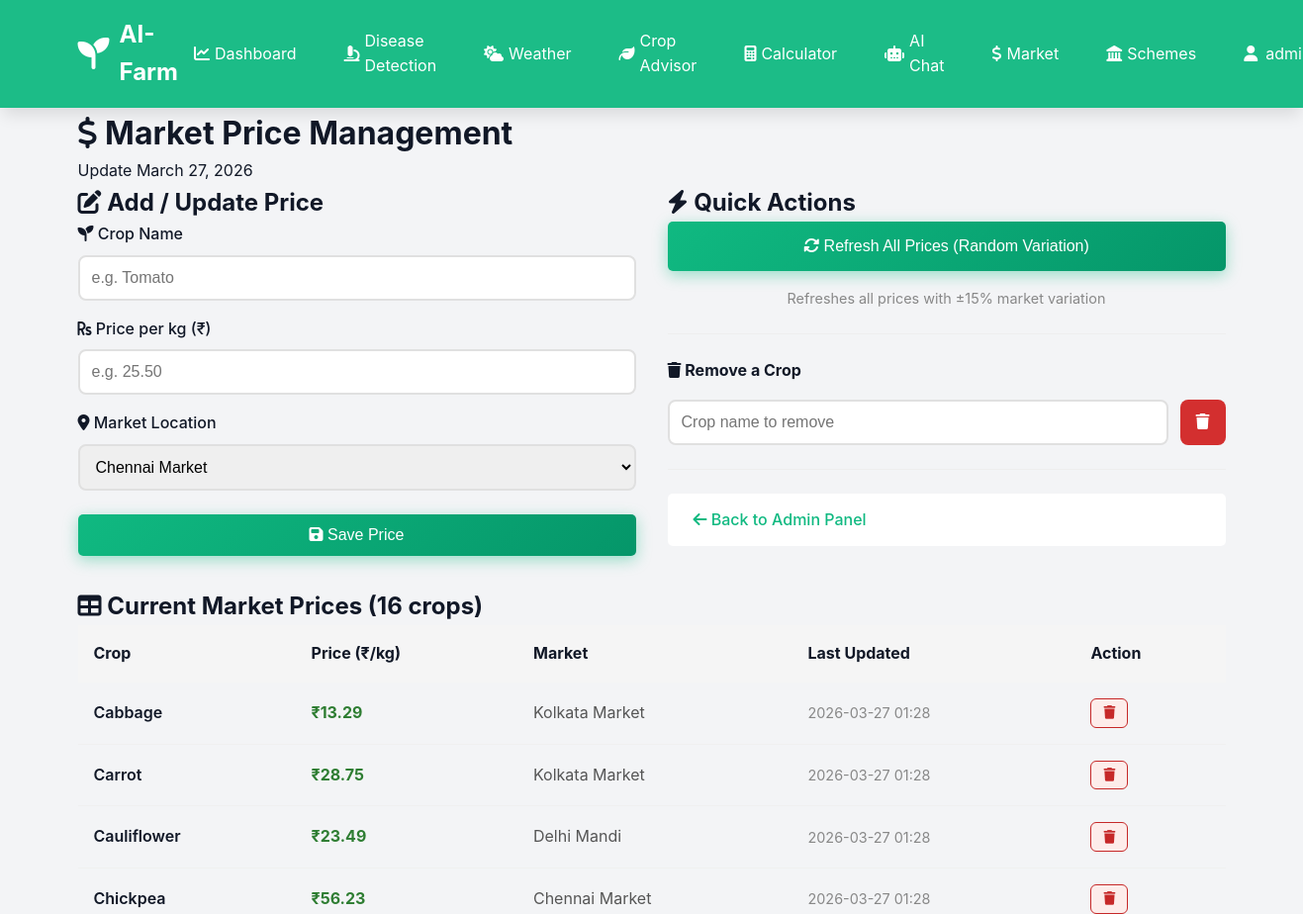
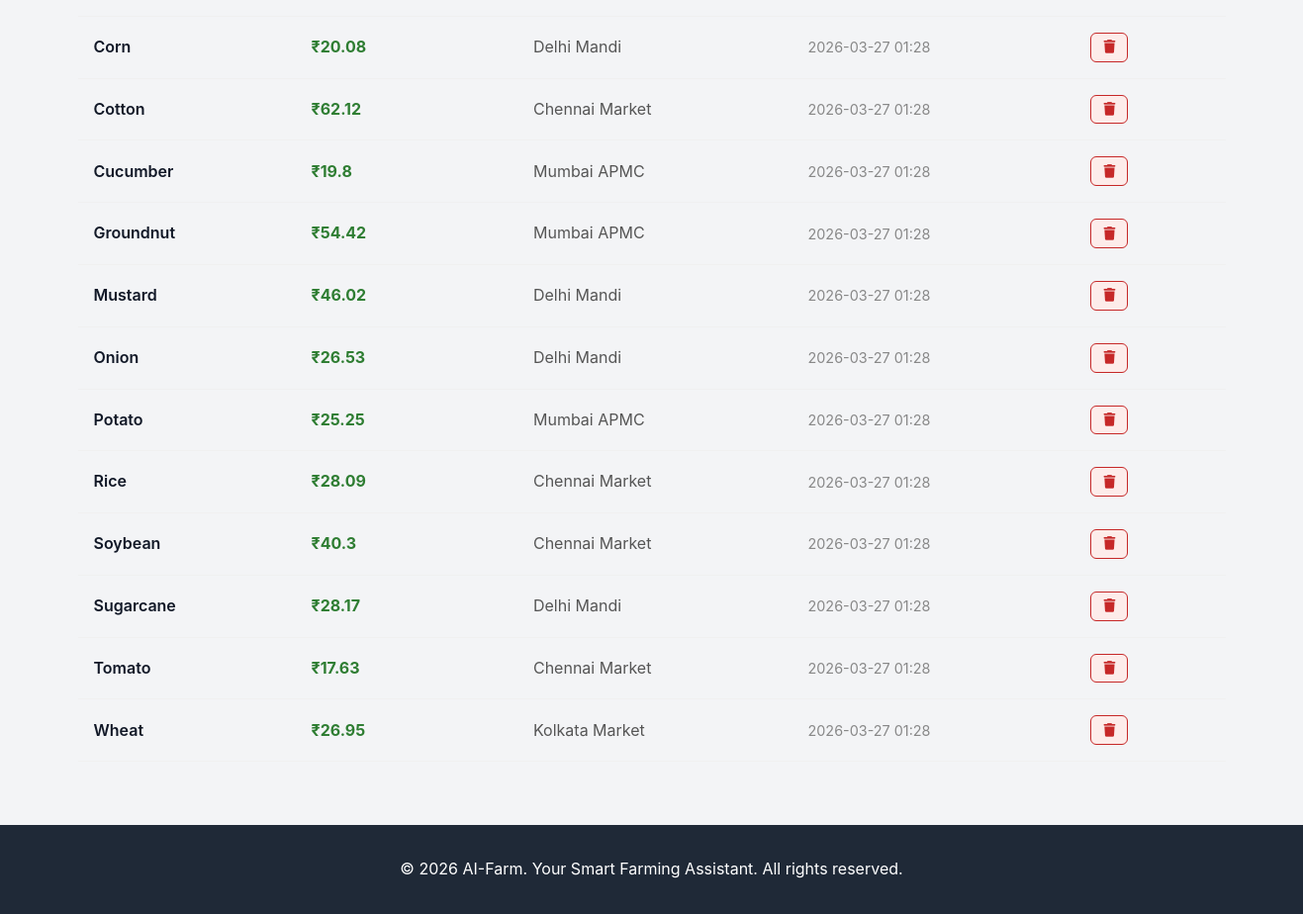
The page /admin/market-prices (signed in) on the database as committed earlier (2 pictures, top to bottom).
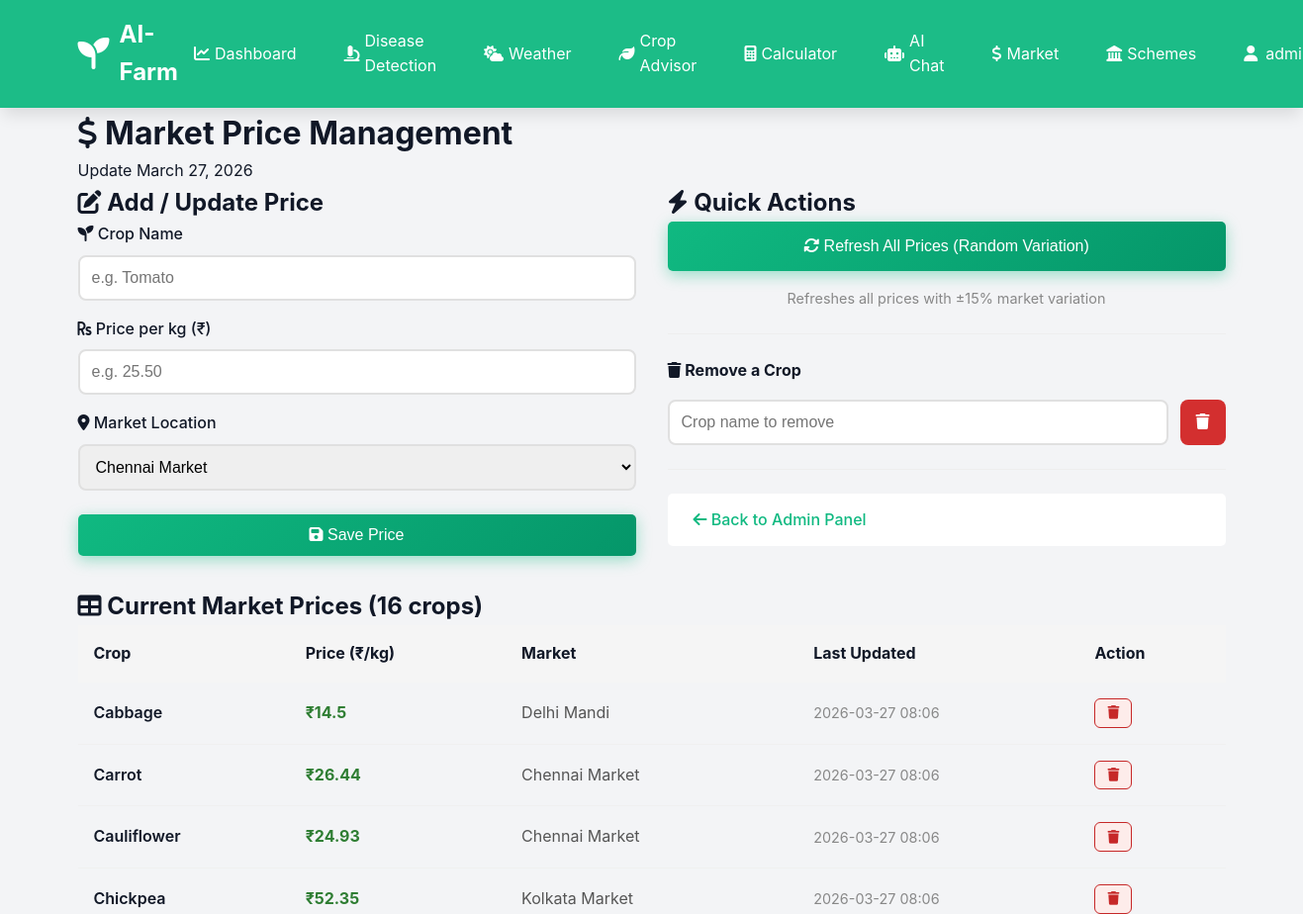
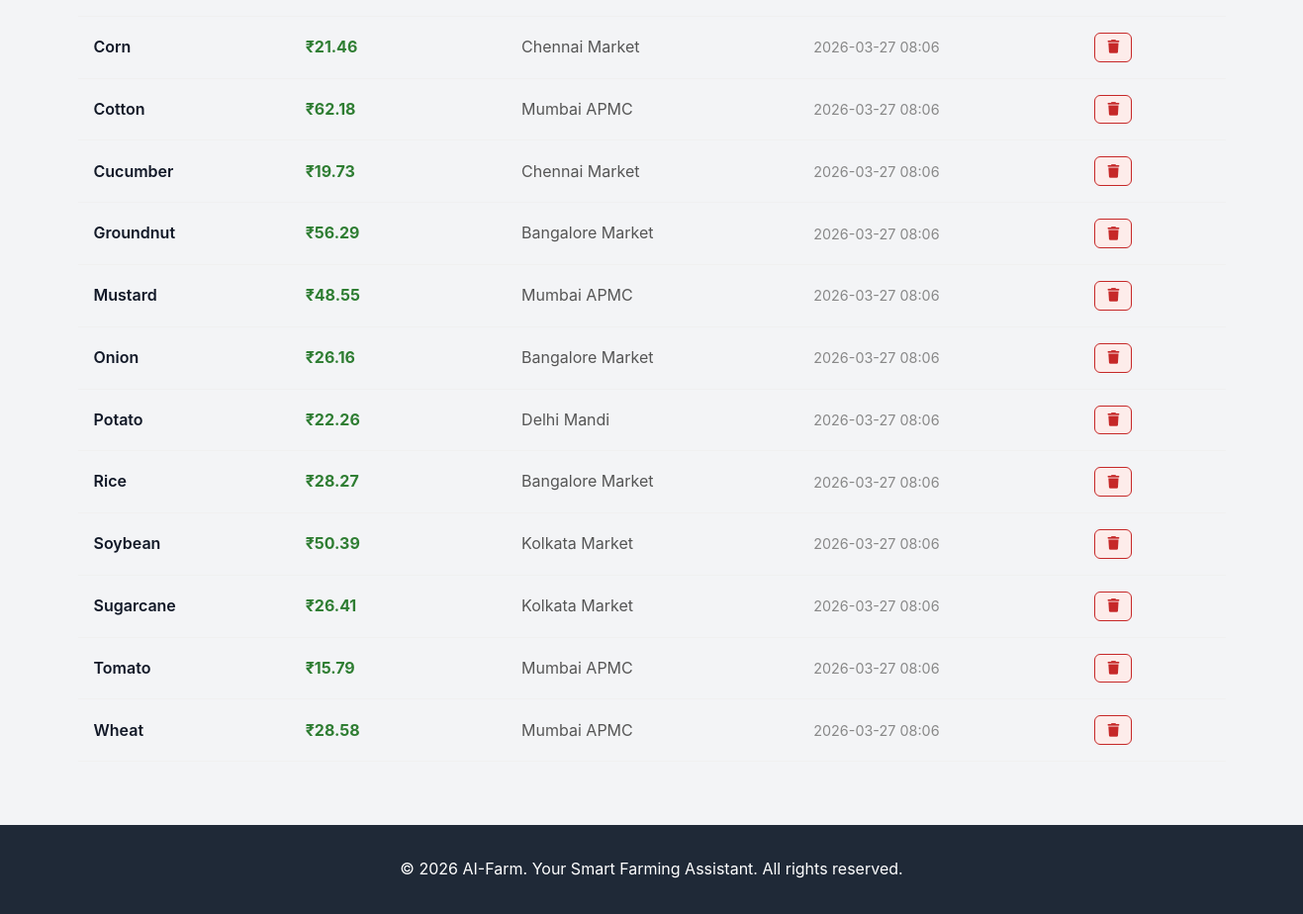
The same page on the database as committed later (2 pictures, top to bottom).
### tables this page shows
CREATE TABLE users
                 (id INTEGER PRIMARY KEY AUTOINCREMENT,
                  username TEXT UNIQUE NOT NULL,
                  email TEXT UNIQUE NOT NULL,
                  password TEXT NOT NULL,
                  full_name TEXT,
                  farm_location TEXT,
                  farm_size REAL,
                  is_admin INTEGER DEFAULT 0,
                  created_at TIMESTAMP DEFAULT CURRENT_TIMESTAMP);

CREATE TABLE market_prices
                 (id INTEGER PRIMARY KEY AUTOINCREMENT,
                  crop_name TEXT,
                  price_per_kg REAL,
                  market_location TEXT,
                  updated_at TIMESTAMP DEFAULT CURRENT_TIMESTAMP);

### app.py (the view, shortened to what this page needs)
@app.route('/admin/market-prices', methods=['GET', 'POST'])
@admin_required
def admin_market_prices():
    conn = sqlite3.connect('aifarm.db')
    conn.row_factory = sqlite3.Row
    c = conn.cursor()
    c.execute('SELECT * FROM market_prices ORDER BY crop_name')
    prices = c.fetchall()
    conn.close()
    today_date = datetime.now().strftime('%B %d, %Y')
    return render_template('admin_market_prices.html', prices=prices, today_date=today_date)

### app.py (called while the page is built)
def admin_required(f):
    @wraps(f)
    def decorated_function(*args, **kwargs):
        if 'user_id' not in session:
            flash('Please log in to access this page.', 'warning')
            return redirect(url_for('login'))
        conn = sqlite3.connect('aifarm.db')
        conn.row_factory = sqlite3.Row
        c = conn.cursor()
        c.execute('SELECT is_admin FROM users WHERE id = ?', (session['user_id'],))
        user = c.fetchone()
        conn.close()
        if not user or not user['is_admin']:
            flash('Access denied. Admin privileges required.', 'error')
            return redirect(url_for('dashboard'))
        return f(*args, **kwargs)
    return decorated_function

### templates/admin_market_prices.html (shortened to what this page needs)
{% extends "base.html" %}
{% block content %}
<div class="admin-container">
    <div class="container">
        <div class="admin-header">
            <h1><i class="fas fa-dollar-sign"></i> Market Price Management</h1>
            <p>Update {{ today_date }}</p>
        </div>
        <div style="display:grid;grid-template-columns:1fr 1fr;gap:2rem;margin-bottom:2rem;">
            <div class="admin-card">
                <div class="admin-card-header">
                    <h2><i class="fas fa-edit"></i> Add / Update Price</h2>
                </div>
                <div class="admin-card-body">
                    <form method="POST" action="{{ url_for('admin_market_prices') }}">
                        <div class="form-group" style="margin-bottom:1rem;">
                            <label><i class="fas fa-seedling"></i> Crop Name</label>
                            <input type="text" name="crop_name" placeholder="e.g. Tomato" required
                                   style="width:100%;padding:0.75rem;border:2px solid #e0e0e0;border-radius:8px;font-size:1rem;">
                        </div>
                        <div class="form-group" style="margin-bottom:1rem;">
                            <label><i class="fas fa-rupee-sign"></i> Price per kg (₹)</label>
                            <input type="number" name="price" step="0.01" min="0" placeholder="e.g. 25.50" required
                                   style="width:100%;padding:0.75rem;border:2px solid #e0e0e0;border-radius:8px;font-size:1rem;">
                        </div>
                        <div class="form-group" style="margin-bottom:1.5rem;">
                            <label><i class="fas fa-map-marker-alt"></i> Market Location</label>
                            <select name="market_location" style="width:100%;padding:0.75rem;border:2px solid #e0e0e0;border-radius:8px;font-size:1rem;">
                                <option value="Chennai Market">Chennai Market</option>
                            </select>
                        </div>
                        <button type="submit" class="btn btn-primary btn-block">
                            <i class="fas fa-save"></i> Save Price
                        </button>
                    </form>
                </div>
            </div>
            <div class="admin-card">
                <div class="admin-card-header">
                    <h2><i class="fas fa-bolt"></i> Quick Actions</h2>
                </div>
                <div class="admin-card-body">
                    <form method="POST" action="{{ url_for('admin_market_prices') }}" style="margin-bottom:1rem;">
                        <button type="submit" class="btn btn-primary btn-block" style="padding:1rem;">
                            <i class="fas fa-sync-alt"></i> Refresh All Prices (Random Variation)
                        </button>
                    </form>
                    <p style="color:#888;font-size:0.9rem;text-align:center;">Refreshes all prices with ±15% market variation</p>
                    <hr style="margin:1.5rem 0;border:none;border-top:1px solid #eee;">
                    <h3 style="margin-bottom:1rem;font-size:1rem;"><i class="fas fa-trash"></i> Remove a Crop</h3>
                    <form method="POST" action="{{ url_for('admin_market_prices') }}">
                        <div style="display:flex;gap:0.75rem;">
                            <input type="text" name="crop_name" placeholder="Crop name to remove"
                                   style="flex:1;padding:0.75rem;border:2px solid #e0e0e0;border-radius:8px;font-size:1rem;">
                            <button type="submit" class="btn btn-secondary" style="background:#d32f2f;color:#fff;border:none;padding:0.75rem 1rem;border-radius:8px;cursor:pointer;">
                                <i class="fas fa-trash"></i>
                            </button>
                        </div>
                    </form>
                    <hr style="margin:1.5rem 0;border:none;border-top:1px solid #eee;">
                    <a href="{{ url_for('admin_panel') }}" class="btn btn-secondary btn-block">
                        <i class="fas fa-arrow-left"></i> Back to Admin Panel
                    </a>
                </div>
            </div>
        </div>
        <div class="admin-card">
            <div class="admin-card-header">
                <h2><i class="fas fa-table"></i> Current Market Prices ({{ prices|length }} crops)</h2>
            </div>
            <div class="admin-card-body" style="padding:0;">
                <div class="table-responsive">
                    <table class="admin-table" style="width:100%;border-collapse:collapse;">
                        <thead>
                            <tr style="background:#f5f5f5;">
                                <th style="padding:1rem;text-align:left;">Crop</th>
                                <th style="padding:1rem;text-align:left;">Price (₹/kg)</th>
                                <th style="padding:1rem;text-align:left;">Market</th>
                                <th style="padding:1rem;text-align:left;">Last Updated</th>
                                <th style="padding:1rem;text-align:left;">Action</th>
                            </tr>
                        </thead>
                        <tbody>
                            {% for price in prices %}
                            <tr style="border-bottom:1px solid #f0f0f0;">
                                <td style="padding:1rem;font-weight:600;">{{ price.crop_name }}</td>
                                <td style="padding:1rem;color:#2e7d32;font-weight:700;">₹{{ price.price_per_kg }}</td>
                                <td style="padding:1rem;color:#555;">{{ price.market_location }}</td>
                                <td style="padding:1rem;color:#888;font-size:0.9rem;">{{ price.updated_at[:16] }}</td>
                                <td style="padding:1rem;">
                                    <form method="POST" action="{{ url_for('admin_market_prices') }}" style="display:inline;">
                                        <button type="submit" style="background:#fdecea;color:#c62828;border:1px solid #c62828;padding:0.4rem 0.75rem;border-radius:6px;cursor:pointer;font-size:0.85rem;">
                                            <i class="fas fa-trash"></i>
                                        </button>
                                    </form>
                                </td>
                            </tr>
                            {% endfor %}
                        </tbody>
                    </table>
                </div>
            </div>
        </div>
    </div>
</div>
{% endblock %}

### templates/base.html (shortened to what this page needs)
<!DOCTYPE html>
<html lang="en">
<head>
    <link rel="stylesheet" href="{{ url_for('static', filename='css/style.css') }}">
    <link rel="stylesheet" href="https://cdnjs.cloudflare.com/ajax/libs/font-awesome/6.4.0/css/all.min.css">
</head>
<body>
    <nav class="navbar">
        <div class="container">
            <div class="nav-brand">
                <i class="fas fa-seedling"></i>
                <span>AI-Farm</span>
            </div>
            {% if session.user_id %}
            <ul class="nav-menu">
                <li><a href="{{ url_for('dashboard') }}"><i class="fas fa-chart-line"></i> Dashboard</a></li>
                <li><a href="{{ url_for('disease_detection') }}"><i class="fas fa-microscope"></i> Disease Detection</a></li>
                <li><a href="{{ url_for('weather') }}"><i class="fas fa-cloud-sun"></i> Weather</a></li>
                <li><a href="{{ url_for('crop_recommendations') }}"><i class="fas fa-leaf"></i> Crop Advisor</a></li>
                <li><a href="{{ url_for('fertilizer_calculator') }}"><i class="fas fa-calculator"></i> Calculator</a></li>
                <li><a href="{{ url_for('chatbot') }}"><i class="fas fa-robot"></i> AI Chat</a></li>
                <li><a href="{{ url_for('market_prices') }}"><i class="fas fa-dollar-sign"></i> Market</a></li>
                <li><a href="{{ url_for('govt_schemes') }}"><i class="fas fa-landmark"></i> Schemes</a></li>
                <li class="dropdown">
                    <a href="#" class="dropbtn" onclick="toggleDropdown(event)">
                        <i class="fas fa-user"></i> {{ session.username }}
                    </a>
                </li>
            </ul>
            {% else %}
            <ul class="nav-menu">
                <li><a href="{{ url_for('index') }}">Home</a></li>
                <li><a href="{{ url_for('login') }}">Login</a></li>
                <li><a href="{{ url_for('register') }}">Register</a></li>
            </ul>
            {% endif %}
        </div>
    </nav>
    <main>
        {% block content %}{% endblock %}
    </main>
    <footer>
        <div class="container">
            <p>&copy; 2026 AI-Farm. Your Smart Farming Assistant. All rights reserved.</p>
        </div>
    </footer>
</body>
</html>
</body>
</html>

### static/css/style.css (style rules this page uses)
* { margin: 0; padding: 0; box-sizing: border-box; }
:root { --primary-color: #10B981; --primary-dark: #059669; --primary-light: #34D399; --secondary-color: #3B82F6; --danger-color: #EF4444; --warning-color: #F59E0B; --success-color: #10B981; --dark: #1F2937; --light: #F3F4F6; --white: #FFFFFF; --text-dark: #111827; --text-light: #6B7280; --border-color: #E5E7EB; --shadow: 0 1px 3px 0 rgba(0, 0, 0, 0.1); --shadow-lg: 0 10px 15px -3px rgba(0, 0, 0, 0.1); }
body { font-family: -apple-system, BlinkMacSystemFont, 'Segoe UI', Roboto, 'Helvetica Neue', Arial, sans-serif; line-height: 1.6; color: var(--text-dark); background-color: var(--light); }
.container { max-width: 1200px; margin: 0 auto; padding: 0 20px; }
.navbar { background: linear-gradient(135deg, var(--primary-color), var(--primary-dark)); color: var(--white); padding: 1rem 0; box-shadow: var(--shadow-lg); position: sticky; top: 0; z-index: 1000; }
.navbar .container { display: flex; justify-content: space-between; align-items: center; }
.nav-brand { display: flex; align-items: center; gap: 10px; font-size: 1.5rem; font-weight: bold; color: var(--white); }
.nav-brand i { font-size: 2rem; }
.nav-menu { display: flex; list-style: none; gap: 1rem; align-items: center; }
.nav-menu li a { color: var(--white); text-decoration: none; padding: 0.5rem 1rem; border-radius: 5px; transition: background 0.3s; display: flex; align-items: center; gap: 5px; }
.dropdown { position: relative; display: inline-block; }
.dropbtn { cursor: pointer; }
.btn { display: inline-block; padding: 0.75rem 1.5rem; border-radius: 5px; text-decoration: none; border: none; cursor: pointer; font-size: 1rem; transition: all 0.3s; font-weight: 500; }
.btn-primary { background: var(--primary-color); color: var(--white); }
.btn-secondary { background: var(--white); color: var(--primary-color); border: 2px solid var(--white); }
.btn-block { display: block; width: 100%; }
.form-group { margin-bottom: 1.5rem; }
.form-group label { display: block; margin-bottom: 0.5rem; color: var(--text-dark); font-weight: 500; }
.form-group input, .form-group select, .form-group textarea { width: 100%; padding: 0.75rem; border: 1px solid var(--border-color); border-radius: 5px; font-size: 1rem; transition: border-color 0.3s; }
.table-responsive { overflow-x: auto; }
footer { background: var(--dark); color: var(--white); padding: 2rem 0; text-align: center; margin-top: 4rem; }
button, .btn, a, input, select, textarea { transition: all 0.3s cubic-bezier(0.4, 0, 0.2, 1); }
.navbar { background: rgba(16, 185, 129, 0.95); backdrop-filter: blur(10px); }
.btn-primary { background: linear-gradient(135deg, var(--primary-color), var(--primary-dark)); box-shadow: 0 4px 15px rgba(16, 185, 129, 0.4); }
html { scroll-behavior: smooth; }
.dropdown { position: relative; }
.dropdown .dropbtn { background: none; border: none; color: inherit; font: inherit; cursor: pointer; display: flex; align-items: center; gap: 0.5rem; padding: 0.5rem 1rem; transition: all 0.3s; }

Rows that differ between the two databases and show on the page:
changed market_prices "Cabbage": price_per_kg "13.29" → "14.5"; market_location "Kolkata Market" → "Delhi Mandi"; updated_at "2026-03-27 01:28" → "2026-03-27 08:06"
changed market_prices "Carrot": price_per_kg "28.75" → "26.44"; market_location "Kolkata Market" → "Chennai Market"; updated_at "2026-03-27 01:28" → "2026-03-27 08:06"
changed market_prices "Cauliflower": price_per_kg "23.49" → "24.93"; market_location "Delhi Mandi" → "Chennai Market"; updated_at "2026-03-27 01:28" → "2026-03-27 08:06"
changed market_prices "Chickpea": price_per_kg "56.23" → "52.35"; market_location "Chennai Market" → "Kolkata Market"; updated_at "2026-03-27 01:28" → "2026-03-27 08:06"
changed market_prices "Corn": price_per_kg "20.08" → "21.46"; market_location "Delhi Mandi" → "Chennai Market"; updated_at "2026-03-27 01:28" → "2026-03-27 08:06"
changed market_prices "Cotton": price_per_kg "62.12" → "62.18"; market_location "Chennai Market" → "Mumbai APMC"; updated_at "2026-03-27 01:28" → "2026-03-27 08:06"
changed market_prices "Cucumber": price_per_kg "19.8" → "19.73"; market_location "Mumbai APMC" → "Chennai Market"; updated_at "2026-03-27 01:28" → "2026-03-27 08:06"
changed market_prices "Groundnut": price_per_kg "54.42" → "56.29"; market_location "Mumbai APMC" → "Bangalore Market"; updated_at "2026-03-27 01:28" → "2026-03-27 08:06"
changed market_prices "Mustard": price_per_kg "46.02" → "48.55"; market_location "Delhi Mandi" → "Mumbai APMC"; updated_at "2026-03-27 01:28" → "2026-03-27 08:06"
changed market_prices "Onion": price_per_kg "26.53" → "26.16"; market_location "Delhi Mandi" → "Bangalore Market"; updated_at "2026-03-27 01:28" → "2026-03-27 08:06"
changed market_prices "Potato": price_per_kg "25.25" → "22.26"; market_location "Mumbai APMC" → "Delhi Mandi"; updated_at "2026-03-27 01:28" → "2026-03-27 08:06"
changed market_prices "Rice": price_per_kg "28.09" → "28.27"; market_location "Chennai Market" → "Bangalore Market"; updated_at "2026-03-27 01:28" → "2026-03-27 08:06"
changed market_prices "Soybean": price_per_kg "40.3" → "50.39"; market_location "Chennai Market" → "Kolkata Market"; updated_at "2026-03-27 01:28" → "2026-03-27 08:06"
changed market_prices "Sugarcane": price_per_kg "28.17" → "26.41"; market_location "Delhi Mandi" → "Kolkata Market"; updated_at "2026-03-27 01:28" → "2026-03-27 08:06"
changed market_prices "Tomato": price_per_kg "17.63" → "15.79"; market_location "Chennai Market" → "Mumbai APMC"; updated_at "2026-03-27 01:28" → "2026-03-27 08:06"
changed market_prices "Wheat": price_per_kg "26.95" → "28.58"; market_location "Kolkata Market" → "Mumbai APMC"; updated_at "2026-03-27 01:28" → "2026-03-27 08:06"
